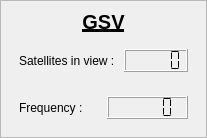
        <widget class="QFrame" name="verticalFrame_gsv">
         <property name="frameShape">
          <enum>QFrame::Shape::StyledPanel</enum>
         </property>
         <layout class="QVBoxLayout" name="verticalLayout_14">
          <property name="leftMargin">
           <number>9</number>
          </property>
          <property name="topMargin">
           <number>9</number>
          </property>
          <property name="rightMargin">
           <number>9</number>
          </property>
          <property name="bottomMargin">
           <number>9</number>
          </property>
          <item>
           <widget class="QLabel" name="label_14">
            <property name="sizePolicy">
             <sizepolicy hsizetype="Preferred" vsizetype="Maximum">
              <horstretch>0</horstretch>
              <verstretch>0</verstretch>
             </sizepolicy>
            </property>
            <property name="font">
             <font>
              <pointsize>15</pointsize>
              <bold>true</bold>
              <underline>true</underline>
             </font>
            </property>
            <property name="text">
             <string notr="true">GSV</string>
            </property>
            <property name="alignment">
             <set>Qt::AlignmentFlag::AlignCenter</set>
            </property>
           </widget>
          </item>
          <item>
           <layout class="QHBoxLayout" name="horizontalLayout_4">
            <property name="leftMargin">
             <number>9</number>
            </property>
            <property name="topMargin">
             <number>9</number>
            </property>
            <property name="rightMargin">
             <number>9</number>
            </property>
            <property name="bottomMargin">
             <number>9</number>
            </property>
            <item>
             <widget class="QLabel" name="label_9">
              <property name="text">
               <string>Satellites in view : </string>
              </property>
             </widget>
            </item>
            <item>
             <widget class="QLCDNumber" name="lcdNumber_satellites_gsv">
              <property name="sizePolicy">
               <sizepolicy hsizetype="Minimum" vsizetype="Maximum">
                <horstretch>0</horstretch>
                <verstretch>0</verstretch>
               </sizepolicy>
              </property>
              <property name="segmentStyle">
               <enum>QLCDNumber::SegmentStyle::Flat</enum>
              </property>
             </widget>
            </item>
           </layout>
          </item>
          <item>
           <layout class="QHBoxLayout" name="horizontalLayout_8">
            <property name="leftMargin">
             <number>9</number>
            </property>
            <property name="topMargin">
             <number>9</number>
            </property>
            <property name="rightMargin">
             <number>9</number>
            </property>
            <property name="bottomMargin">
             <number>9</number>
            </property>
            <item>
             <widget class="QLabel" name="label_13">
              <property name="text">
               <string>Frequency :</string>
              </property>
             </widget>
            </item>
            <item>
             <widget class="QLCDNumber" name="lcdNumber_frequency_gsv">
              <property name="sizePolicy">
               <sizepolicy hsizetype="Minimum" vsizetype="Maximum">
                <horstretch>0</horstretch>
                <verstretch>0</verstretch>
               </sizepolicy>
              </property>
              <property name="frameShadow">
               <enum>QFrame::Shadow::Raised</enum>
              </property>
              <property name="smallDecimalPoint">
               <bool>false</bool>
              </property>
              <property name="digitCount">
               <number>5</number>
              </property>
              <property name="segmentStyle">
               <enum>QLCDNumber::SegmentStyle::Flat</enum>
              </property>
             </widget>
            </item>
           </layout>
          </item>
         </layout>
        </widget>
